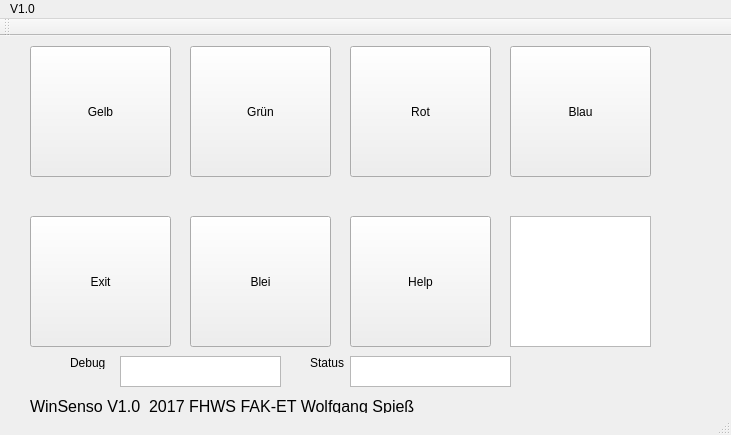
<?xml version="1.0" encoding="UTF-8"?>
<ui version="4.0">
 <class>Senso_vClass</class>
 <widget class="QMainWindow" name="Senso_vClass">
  <property name="geometry">
   <rect>
    <x>0</x>
    <y>0</y>
    <width>731</width>
    <height>435</height>
   </rect>
  </property>
  <property name="windowTitle">
   <string>WinSenso</string>
  </property>
  <widget class="QWidget" name="centralWidget">
   <widget class="QPushButton" name="pushButton">
    <property name="geometry">
     <rect>
      <x>30</x>
      <y>180</y>
      <width>141</width>
      <height>131</height>
     </rect>
    </property>
    <property name="text">
     <string>Exit</string>
    </property>
   </widget>
   <widget class="QPushButton" name="pushButton_2">
    <property name="geometry">
     <rect>
      <x>190</x>
      <y>180</y>
      <width>141</width>
      <height>131</height>
     </rect>
    </property>
    <property name="text">
     <string>Blei</string>
    </property>
   </widget>
   <widget class="QPushButton" name="pushButton_3">
    <property name="geometry">
     <rect>
      <x>350</x>
      <y>10</y>
      <width>141</width>
      <height>131</height>
     </rect>
    </property>
    <property name="styleSheet">
     <string notr="true"/>
    </property>
    <property name="text">
     <string>Rot</string>
    </property>
   </widget>
   <widget class="QPushButton" name="pushButton_4">
    <property name="geometry">
     <rect>
      <x>30</x>
      <y>10</y>
      <width>141</width>
      <height>131</height>
     </rect>
    </property>
    <property name="text">
     <string>Gelb</string>
    </property>
   </widget>
   <widget class="QTextEdit" name="textEdit">
    <property name="geometry">
     <rect>
      <x>120</x>
      <y>320</y>
      <width>161</width>
      <height>31</height>
     </rect>
    </property>
   </widget>
   <widget class="QPushButton" name="pushButton_5">
    <property name="geometry">
     <rect>
      <x>190</x>
      <y>10</y>
      <width>141</width>
      <height>131</height>
     </rect>
    </property>
    <property name="text">
     <string>Grün</string>
    </property>
   </widget>
   <widget class="QPushButton" name="pushButton_6">
    <property name="geometry">
     <rect>
      <x>510</x>
      <y>10</y>
      <width>141</width>
      <height>131</height>
     </rect>
    </property>
    <property name="text">
     <string>Blau</string>
    </property>
   </widget>
   <widget class="QPushButton" name="pushButton_7">
    <property name="geometry">
     <rect>
      <x>350</x>
      <y>180</y>
      <width>141</width>
      <height>131</height>
     </rect>
    </property>
    <property name="text">
     <string>Help</string>
    </property>
   </widget>
   <widget class="QLabel" name="label">
    <property name="geometry">
     <rect>
      <x>70</x>
      <y>320</y>
      <width>47</width>
      <height>13</height>
     </rect>
    </property>
    <property name="text">
     <string>Debug</string>
    </property>
   </widget>
   <widget class="QTextEdit" name="textEdit_2">
    <property name="geometry">
     <rect>
      <x>350</x>
      <y>320</y>
      <width>161</width>
      <height>31</height>
     </rect>
    </property>
   </widget>
   <widget class="QLabel" name="label_2">
    <property name="geometry">
     <rect>
      <x>310</x>
      <y>320</y>
      <width>47</width>
      <height>13</height>
     </rect>
    </property>
    <property name="text">
     <string>Status</string>
    </property>
   </widget>
   <widget class="QTextEdit" name="textEdit_3">
    <property name="geometry">
     <rect>
      <x>510</x>
      <y>180</y>
      <width>141</width>
      <height>131</height>
     </rect>
    </property>
    <property name="readOnly">
     <bool>true</bool>
    </property>
   </widget>
   <widget class="QLabel" name="label_3">
    <property name="geometry">
     <rect>
      <x>30</x>
      <y>360</y>
      <width>421</width>
      <height>20</height>
     </rect>
    </property>
    <property name="font">
     <font>
      <family>Arial</family>
      <pointsize>12</pointsize>
     </font>
    </property>
    <property name="text">
     <string>WinSenso V1.0  2017 FHWS FAK-ET Wolfgang Spieß</string>
    </property>
   </widget>
  </widget>
  <widget class="QMenuBar" name="menuBar">
   <property name="geometry">
    <rect>
     <x>0</x>
     <y>0</y>
     <width>731</width>
     <height>21</height>
    </rect>
   </property>
   <widget class="QMenu" name="menuWinSenso_V1_0">
    <property name="title">
     <string>V1.0</string>
    </property>
   </widget>
   <addaction name="menuWinSenso_V1_0"/>
  </widget>
  <widget class="QToolBar" name="mainToolBar">
   <attribute name="toolBarArea">
    <enum>TopToolBarArea</enum>
   </attribute>
   <attribute name="toolBarBreak">
    <bool>false</bool>
   </attribute>
  </widget>
  <widget class="QStatusBar" name="statusBar"/>
 </widget>
 <layoutdefault spacing="6" margin="11"/>
 <resources>
  <include location="senso_v.qrc"/>
 </resources>
 <connections>
  <connection>
   <sender>pushButton_3</sender>
   <signal>clicked()</signal>
   <receiver>Senso_vClass</receiver>
   <slot>rotKlicked()</slot>
   <hints>
    <hint type="sourcelabel">
     <x>191</x>
     <y>205</y>
    </hint>
    <hint type="destinationlabel">
     <x>65</x>
     <y>343</y>
    </hint>
   </hints>
  </connection>
  <connection>
   <sender>pushButton_4</sender>
   <signal>clicked()</signal>
   <receiver>Senso_vClass</receiver>
   <slot>gelbKlicked()</slot>
   <hints>
    <hint type="sourcelabel">
     <x>201</x>
     <y>75</y>
    </hint>
    <hint type="destinationlabel">
     <x>182</x>
     <y>278</y>
    </hint>
   </hints>
  </connection>
  <connection>
   <sender>pushButton_6</sender>
   <signal>clicked()</signal>
   <receiver>Senso_vClass</receiver>
   <slot>blauKlicked()</slot>
   <hints>
    <hint type="sourcelabel">
     <x>398</x>
     <y>222</y>
    </hint>
    <hint type="destinationlabel">
     <x>399</x>
     <y>289</y>
    </hint>
   </hints>
  </connection>
  <connection>
   <sender>pushButton_2</sender>
   <signal>clicked()</signal>
   <receiver>Senso_vClass</receiver>
   <slot>runKlicked()</slot>
   <hints>
    <hint type="sourcelabel">
     <x>388</x>
     <y>463</y>
    </hint>
    <hint type="destinationlabel">
     <x>345</x>
     <y>382</y>
    </hint>
   </hints>
  </connection>
  <connection>
   <sender>pushButton_5</sender>
   <signal>clicked()</signal>
   <receiver>Senso_vClass</receiver>
   <slot>gruenKlicked()</slot>
   <hints>
    <hint type="sourcelabel">
     <x>341</x>
     <y>74</y>
    </hint>
    <hint type="destinationlabel">
     <x>281</x>
     <y>277</y>
    </hint>
   </hints>
  </connection>
  <connection>
   <sender>pushButton_7</sender>
   <signal>clicked()</signal>
   <receiver>Senso_vClass</receiver>
   <slot>helpKlicked()</slot>
   <hints>
    <hint type="sourcelabel">
     <x>420</x>
     <y>288</y>
    </hint>
    <hint type="destinationlabel">
     <x>365</x>
     <y>222</y>
    </hint>
   </hints>
  </connection>
 </connections>
 <slots>
  <signal>windowShown()</signal>
  <slot>rotKlicked()</slot>
  <slot>gelbKlicked()</slot>
  <slot>ExitKlicked()</slot>
  <slot>gruenKlicked()</slot>
  <slot>blauKlicked()</slot>
  <slot>runKlicked()</slot>
  <slot>helpKlicked()</slot>
 </slots>
</ui>
